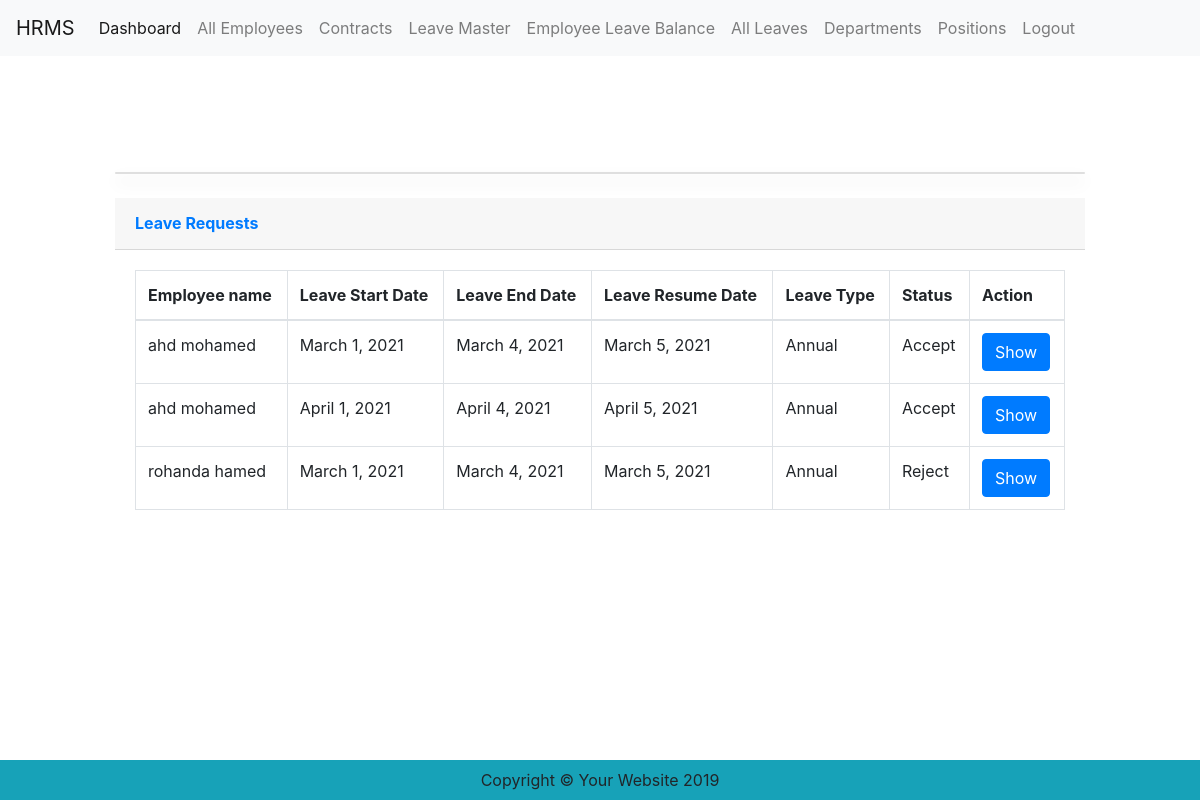
/leaves_master/dashboard/ (signed in), run on the app's committed database.
### leaves/models.py (models this page shows)
class All_Leaves(models.Model):
    employee=models.ForeignKey(Employee, related_name='temp', on_delete=models.CASCADE, null=True)
    leave_type=models.ForeignKey(Leave_Master, on_delete=models.CASCADE, null=True)
    leave_start=models.DateField(auto_now=False, auto_now_add=False)
    leave_end=models.DateField(auto_now=False, auto_now_add=False)
    resume_date=models.DateField(auto_now=False, auto_now_add=False)
    leave_reason=models.CharField(max_length=200)
    Status=models.CharField(
        max_length=20,
        default="WAITING FOR APPROVE",
    )

class Leave_Master(models.Model):
    leave_type=models.CharField(max_length=50)
    leave_value=models.CharField(max_length=2)
    def __str__(self):
        return self.leave_type

### employees/models.py (models this page shows, shortened)
class Employee(models.Model):
    user=models.ForeignKey(User, on_delete=models.CASCADE,null=True,blank=True)
    employee_name=models.CharField(max_length=50)
    employee_email=models.CharField(max_length=50)
    employee_number=models.CharField(max_length=50)
    GENDER_CHOICE = [
        ('Male', 'Male'),
        ('Female', 'Female'),
    ]
    gender = models.CharField(
        max_length=10,
        choices=GENDER_CHOICE,
        default="",
    )
    nationality=models.CharField(max_length=50)
    address=models.CharField(max_length=50)
    ID_CHOICE = [
        ('National_ID', 'National_ID'),
        ('Passport', 'Passport'),
    ]
    id_type=models.CharField(
        max_length=20,
        choices=ID_CHOICE,
        default="",
    )
    hire_date=models.DateTimeField(auto_now=False, auto_now_add=False)
    SOCIAL_CHOICE = [
        ('Single', 'Single'),
        ('Maried', 'Maried'),
    ]
    social_status=models.CharField(
        max_length=20,
        choices=SOCIAL_CHOICE,
        default="",
    )
    date_birth=models.DateTimeField(auto_now=False, auto_now_add=False)
    blace_birth=models.CharField(max_length=50)
    Mobile=models.CharField(max_length=50)
    idd=models.CharField(max_length=50)
    insured=models.BooleanField()
    is_active=models.BooleanField()
    has_medical=models.BooleanField()
    leaves_balance=models.CharField(max_length=50)
    def __str__(self):
        return self.employee_name

class Contract(models.Model):
    employee=models.ForeignKey(Employee,  related_name='employee' ,on_delete=models.CASCADE)
    Contract_CHOICE = [
        ('Casual', 'Casual'),
        ('trainee', 'trainee'),
        ('Contractors', 'Contractors'),
    ]
    contract_type=models.CharField(
        max_length=20,
        choices=Contract_CHOICE,
        default="",
    )
    contract_start=models.DateTimeField(auto_now_add=True)
    contract_end=models.DateTimeField(auto_now=False, auto_now_add=False)
    position=models.ForeignKey(Position, on_delete=models.CASCADE)
    department=models.ForeignKey(Department, on_delete=models.CASCADE)
    manager=models.ForeignKey(Employee, related_name='manager' ,on_delete=models.CASCADE, null=True, blank=True)

### leaves/views.py (the view)
# urls.py: path("dashboard/", views.Display_Dashboard, name="Dashboard"),
def Display_Dashboard(request):
    all_leaves = All_Leaves.objects.all()
    user=Employee.objects.get(user=request.user)
    emp= Contract.objects.filter(manager=user)
    context = {
        'emp' : emp ,
        'all_leaves' : all_leaves ,
    }
    return render(request,'Dashboard.html',context)

### templates/dashboard.html (shortened to what this page needs)
{% extends './base.html' %} {% block content %}
<div class="row justify-content-center ">
    <div class="col-10 ">
        <div class="card shadow mb-4 mt-3"></div>
        <div class="card-header py-3">
            <h6 class="m-0 font-weight-bold text-primary">Leave Requests</h6>
        </div>
        <div class="card-body">
            <div class="table-responsive">
                <table class="table table-bordered" id="dataTable" width="100%" cellspacing="0">
                    <thead>
                        <tr>
                            <th>Employee name</th>
                            <th>Leave Start Date</th>
                            <th>Leave End Date</th>
                            <th>Leave Resume Date</th>
                            <th>Leave Type</th>
                            <th>Status</th>
                             <th>Action</th>
                        </tr>
                    </thead>
                    <tbody>
                        {% for i in all_leaves %}
                            {% for j in emp %}
                            {% if i.employee == j.employee %}
                        <tr>
                            <td>{{ i.employee }}</td>
                            <td>{{ i.leave_start }}</td>
                            <td>{{ i.leave_end }}</td>
                            <td>{{ i.resume_date }}</td>
                            <td>{{ i.leave_type }}</td>
                            <td>{{ i.Status}}</td>
                            <td>
                                <div class="btn-group">
                                <a class="btn btn-primary" href="{% url 'show' pk=i.id %}">Show</a>
                                </div>
                            </td>
                        </tr>
                        {% endif %}
                            {% endfor %}
                        {% endfor %}
                    </tbody>
                </table>
            </div>
        </div>
    </div>
</div>
</div>
{% endblock %}

### templates/base.html (shortened to what this page needs)
<!DOCTYPE html>
<html>
<head>
    <link rel="stylesheet" href="https://stackpath.bootstrapcdn.com/bootstrap/4.5.2/css/bootstrap.min.css">
</head>
<body class="bg-gradient-warning">
        <nav class="navbar navbar-expand-lg navbar-light bg-light">
  <a class="navbar-brand" href="#">HRMS</a>
    {% for group_for in request.user.groups.all %}
      {% if group_for.name == 'HR' %}
    <div class="collapse navbar-collapse" id="navbarNav">
    <ul class="navbar-nav">
      <li class="nav-item active">
        <a class="nav-link" href="{% url 'Dashboard' %}">Dashboard <span class="sr-only">(current)</span></a>
      </li>
      <li class="nav-item">
        <a class="nav-link" href="{% url 'all_employees' %}">All Employees</a>
      </li>
      <li class="nav-item">
        <a class="nav-link" href="{% url 'all_contracts' %}">Contracts</a>
      </li>
      <li class="nav-item">
        <a class="nav-link" href="{% url 'Leave_master' %}">Leave Master</a>
      </li>
      <li class="nav-item">
        <a class="nav-link" href="{% url 'employee_balance' %}">Employee Leave Balance</a>
      </li>
      <li class="nav-item">
        <a class="nav-link" href="{% url 'leaves' %}">All Leaves</a>
      </li>
      <li class="nav-item">
        <a class="nav-link" href="{% url 'all_departments' %}">Departments</a>
      </li>
      <li class="nav-item">
        <a class="nav-link" href="{% url 'all_positions' %}">Positions</a>
      </li>
       <li class="nav-item">
        <a class="nav-link" href="{% url 'login' %}">Logout</a>
      </li>
    </ul>
  </div>
                            {% endif %}
                    {% endfor %}
</nav>
    <div class="container-fluid">
        {% block content %} {% endblock %}
    <footer class="footer bg-info py-2" style="position: fixed; bottom: 0%; width: 100%;">
        <div class="container">
            <div class="copyright text-center my-auto">
                <span>Copyright &copy; Your Website 2019</span>
            </div>
        </div>
    </footer>
</body>
</html>

### data on the page
All_Leaves: employee "ahd mohamed", leave_start "March 1, 2021", leave_end "March 4, 2021", resume_date "March 5, 2021", leave_type "Annual", Status "Accept"
All_Leaves: employee "ahd mohamed", leave_start "April 1, 2021", leave_end "April 4, 2021", resume_date "April 5, 2021", leave_type "Annual", Status "Accept"
All_Leaves: employee "rohanda hamed", leave_start "March 1, 2021", leave_end "March 4, 2021", resume_date "March 5, 2021", leave_type "Annual", Status "Reject"
